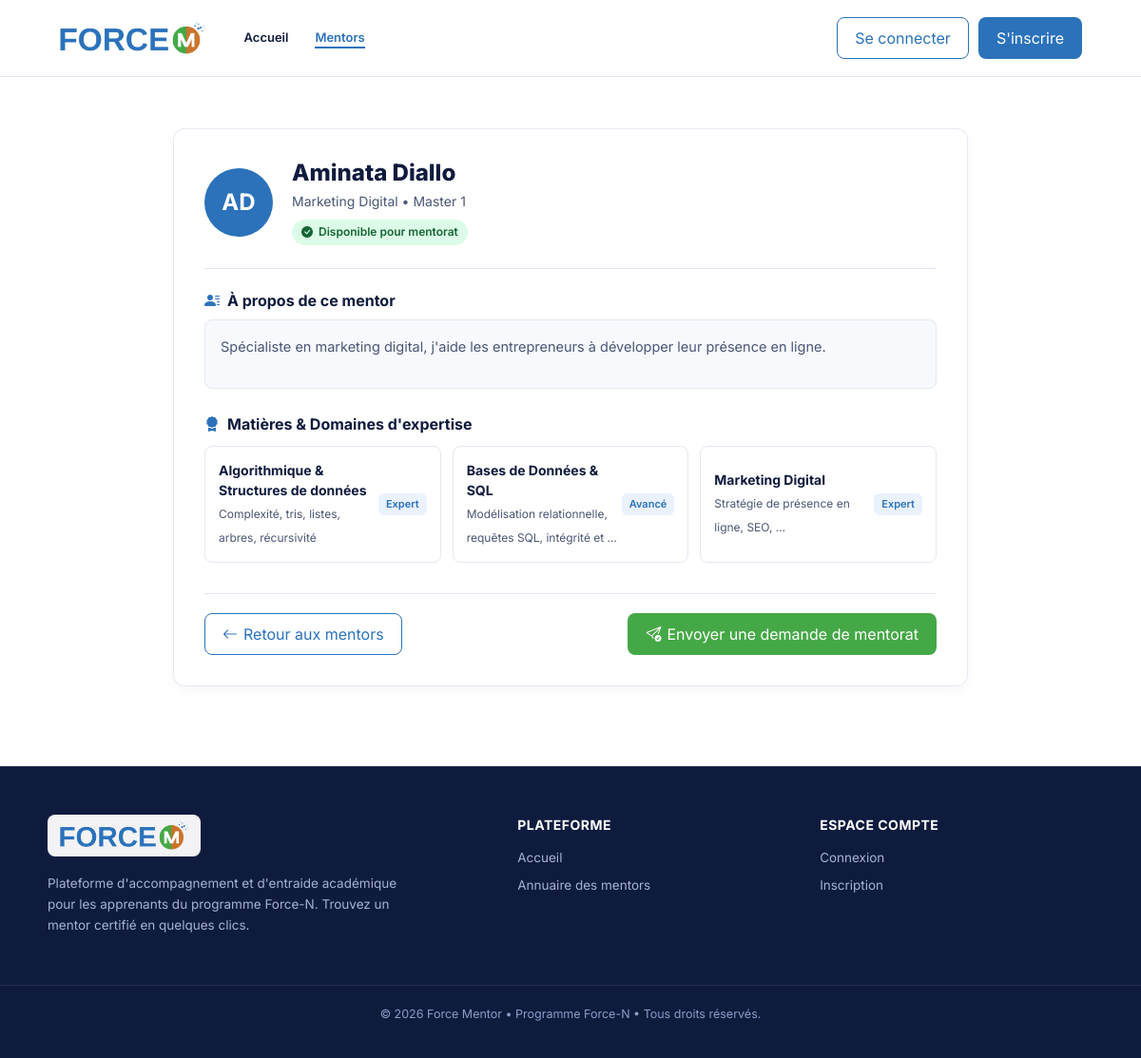
The app's page /mentorship/mentors/3/ with its own data.
### accounts/models.py (models this page shows, shortened)
class Profile(models.Model):
    ROLE_CHOICES = [
        ('MENTORE', 'Mentoré (Apprenant)'),
        ('MENTOR', 'Mentor (Accompagnateur)'),
        ('LES_DEUX', 'Mentor & Mentoré'),
    ]
    NIVEAU_CHOICES = [
        ('L1', 'Licence 1'),
        ('L2', 'Licence 2'),
        ('L3', 'Licence 3'),
        ('M1', 'Master 1'),
        ('M2', 'Master 2'),
        ('CERTIF', 'Formation certifiante (Force-N)'),
        ('AUTRE', 'Autre'),
    ]
    user = models.OneToOneField(User, on_delete=models.CASCADE, related_name='profile')
    role = models.CharField(max_length=20, choices=ROLE_CHOICES, default='MENTORE')
    filiere = models.CharField(max_length=150, blank=True, help_text="Ex: Génie Logiciel, Réseaux, Web...")
    niveau = models.CharField(max_length=20, choices=NIVEAU_CHOICES, default='L1')
    bio = models.TextField(blank=True, help_text="Présentez-vous, vos objectifs ou vos compétences")
    telephone = models.CharField(max_length=30, blank=True, help_text="Numéro WhatsApp ou contact")
    est_disponible = models.BooleanField(default=True, help_text="Disponible pour du mentorat")
    class Meta:
        verbose_name = "Profil Étudiant"
        verbose_name_plural = "Profils Étudiants"

### mentorship/models.py (models this page shows, shortened)
class CompetenceMentor(models.Model):
    NIVEAU_EXPERTISE_CHOICES = [
        ('INTERMEDIAIRE', 'Intermédiaire'),
        ('AVANCE', 'Avancé'),
        ('EXPERT', 'Expert'),
    ]
    mentor = models.ForeignKey(Profile, on_delete=models.CASCADE, related_name='competences')
    matiere = models.ForeignKey(Matiere, on_delete=models.CASCADE, related_name='mentors_associes')
    niveau_expertise = models.CharField(max_length=20, choices=NIVEAU_EXPERTISE_CHOICES, default='AVANCE')
    class Meta:
        unique_together = ('mentor', 'matiere')
        verbose_name = "Compétence Mentor"
        verbose_name_plural = "Compétences Mentors"

class Matiere(models.Model):
    nom = models.CharField(max_length=100, unique=True)
    description = models.TextField(blank=True)
    icone = models.CharField(max_length=50, default='bi-journal-code', blank=True, help_text="Classe d'icône Bootstrap Icons")
    class Meta:
        verbose_name = "Matière"
        verbose_name_plural = "Matières"
        ordering = ['nom']

### mentorship/views.py (the view)
# urls.py: path('mentors/<int:mentor_id>/', views.mentor_detail, name='mentor_detail'),
def mentor_detail(request, mentor_id):
    mentor = get_object_or_404(Profile, id=mentor_id, role__in=['MENTOR', 'LES_DEUX'])
    competences = mentor.competences.select_related('matiere')
    context = {
        'mentor': mentor,
        'competences': competences,
    }
    return render(request, 'mentorship/mentor_detail.html', context)

### templates/mentorship/mentor_detail.html (shortened to what this page needs)
{% extends 'base.html' %}
{% block content %}
<div class="container py-4" style="max-width: 860px; margin: 30px auto;">
    <div class="card" style="background:#fff; border: 1px solid var(--line); border-radius: 12px; padding: 32px; box-shadow: 0 4px 12px rgba(15,27,61,0.04);">
        <div style="display: flex; align-items: center; gap: 20px; padding-bottom: 24px; border-bottom: 1px solid var(--line); margin-bottom: 24px;">
            <div class="avatar avatar--initials" style="width: 72px; height: 72px; font-size: 24px; border-radius: 50%;">
                {{ mentor.user.first_name|slice:":1"|upper }}{{ mentor.user.last_name|slice:":1"|upper }}
            </div>
            <div>
                <h1 style="font-size: 24px; font-weight: 800; color: var(--ink); margin: 0 0 4px;">{{ mentor.user.get_full_name|default:mentor.user.username }}</h1>
                <p style="color: var(--muted); font-size: 14px; margin: 0 0 8px;">{{ mentor.filiere|default:"Filière non renseignée" }} &bull; {{ mentor.get_niveau_display }}</p>
                {% if mentor.est_disponible %}
                    <span style="display: inline-flex; align-items: center; gap: 6px; font-size: 12px; font-weight: 600; color: #166534; background: #dcfce7; padding: 4px 10px; border-radius: 20px;">
                        <i class="bi bi-check-circle-fill"></i> Disponible pour mentorat
                    </span>
                {% else %}
                    <span style="display: inline-flex; align-items: center; gap: 6px; font-size: 12px; font-weight: 600; color: #475569; background: #f1f5f9; padding: 4px 10px; border-radius: 20px;">
                        <i class="bi bi-pause-circle-fill"></i> Indisponible
                    </span>
                {% endif %}
            </div>
        </div>
        <div style="margin-bottom: 28px;">
            <h3 style="font-size: 16px; font-weight: 700; color: var(--ink); margin-bottom: 10px; display: flex; align-items: center; gap: 8px;">
                <i class="bi bi-person-lines-fill" style="color: var(--blue);"></i> À propos de ce mentor
            </h3>
            <div style="background: var(--bg); border: 1px solid var(--line); border-radius: 8px; padding: 16px; color: var(--muted); font-size: 14.5px; line-height: 1.6;">
                {{ mentor.bio|linebreaks|default:"Ce mentor n'a pas encore rédigé de biographie détaillée." }}
            </div>
        </div>
        <div style="margin-bottom: 32px;">
            <h3 style="font-size: 16px; font-weight: 700; color: var(--ink); margin-bottom: 12px; display: flex; align-items: center; gap: 8px;">
                <i class="bi bi-award-fill" style="color: var(--blue);"></i> Matières & Domaines d'expertise
            </h3>
            <div style="display: grid; grid-template-columns: repeat(auto-fill, minmax(240px, 1fr)); gap: 12px;">
                {% for comp in competences %}
                <div style="background: #fff; border: 1px solid var(--line); border-radius: 8px; padding: 14px; display: flex; justify-content: space-between; align-items: center;">
                    <div>
                        <strong style="font-size: 14px; display: block; color: var(--ink);">{{ comp.matiere.nom }}</strong>
                        <small style="color: var(--muted); font-size: 12px;">{{ comp.matiere.description|truncatewords:6 }}</small>
                    </div>
                    <span style="font-size: 11px; font-weight: 600; color: var(--blue); background: #eaf1ff; padding: 3px 8px; border-radius: 6px;">{{ comp.get_niveau_expertise_display }}</span>
                </div>
                {% empty %}
                <div style="color: var(--muted); font-size: 13.5px;">Aucune matière n'est actuellement liée à ce profil.</div>
                {% endfor %}
            </div>
        </div>
        <div style="display: flex; justify-content: space-between; align-items: center; padding-top: 20px; border-top: 1px solid var(--line);">
            <a href="{% url 'mentor_list' %}" class="btn btn--outline">
                <i class="bi bi-arrow-left"></i> Retour aux mentors
            </a>
            {% if mentor.est_disponible %}
                <a href="{% url 'create_request' mentor.id %}" class="btn btn--green">
                    <i class="bi bi-send-check"></i> Envoyer une demande de mentorat
                </a>
            {% endif %}
        </div>
    </div>
</div>
{% endblock %}

### static/css/style.css (style rules this page uses)
:root { --blue:#2b72bb; --blue-dark:#1f5a98; --green:#45a846; --ink:#0f1b3d; --muted:#4b5675; --line:#e3e8f2; --bg:#f7f9fd; --star:#f5b301;--orange:#cb732b; }
* { box-sizing:border-box;margin:0;padding:0 }
body { font-family:"Inter","Segoe UI",Arial,sans-serif;color:var(--ink);background:#fff;line-height:1.55 }
a { color:inherit;text-decoration:none }
.container { width:min(1100px,92%);margin-inline:auto }
.btn { display:inline-flex;align-items:center;gap:6px;border:1.5px solid transparent;border-radius:8px;padding:9px 18px;font:600 13px inherit;font-family:inherit;cursor:pointer }
.btn--outline { border-color:var(--blue);color:var(--blue);background:#fff }
.btn--green { background:var(--green);color:#fff }
.avatar { width:50px;height:50px;border-radius:50%;object-fit:cover;flex:none }
.avatar--initials { display:grid;place-items:center;background:var(--blue);color:#fff;font-weight:700 }
:root { --cnib-blue-navy: #061539; --cnib-blue-dark: #064fc0; --cnib-blue-primary: #0056ee; --cnib-blue-rgba-30: rgba(0, 86, 238, 0.3); --cnib-blue-rgba-20: rgba(0, 86, 238, 0.2); --cnib-blue-rgba-15: rgba(0, 86, 238, 0.15); --cnib-blue-rgba-10: rgba(0, 86, 238, 0.08); --cnib-blue-subtle: rgba(0, 86, 238, 0.04); --cnib-dark: #0f172a; --cnib-muted: #64748b; --cnib-border: rgba(0, 86, 238, 0.2); --cnib-gradient-overlay: linear-gradient(135deg, #061539 0%, #064fc0 50%, #0056ee 100%); --cnib-gradient-btn: linear-gradient(135deg, #064fc0 0%, #0056ee 100%); }

### records on screen
Profile: user.first_name "A", user.last_name "D", user.get_full_name "Aminata Diallo", filiere "Marketing Digital", niveau "Master 1", bio "Spécialiste en marketing digital, j'aide les entrepreneurs à développer leur présence en ligne."
CompetenceMentor: matiere.nom "Algorithmique & Structures de données", matiere.description "Complexité, tris, listes, arbres, récursivité", niveau_expertise "Expert"
CompetenceMentor: matiere.nom "Bases de Données & SQL", matiere.description "Modélisation relationnelle, requêtes SQL, intégrité et …", niveau_expertise "Avancé"
CompetenceMentor: matiere.nom "Marketing Digital", matiere.description "Stratégie de présence en ligne, SEO, …", niveau_expertise "Expert"
